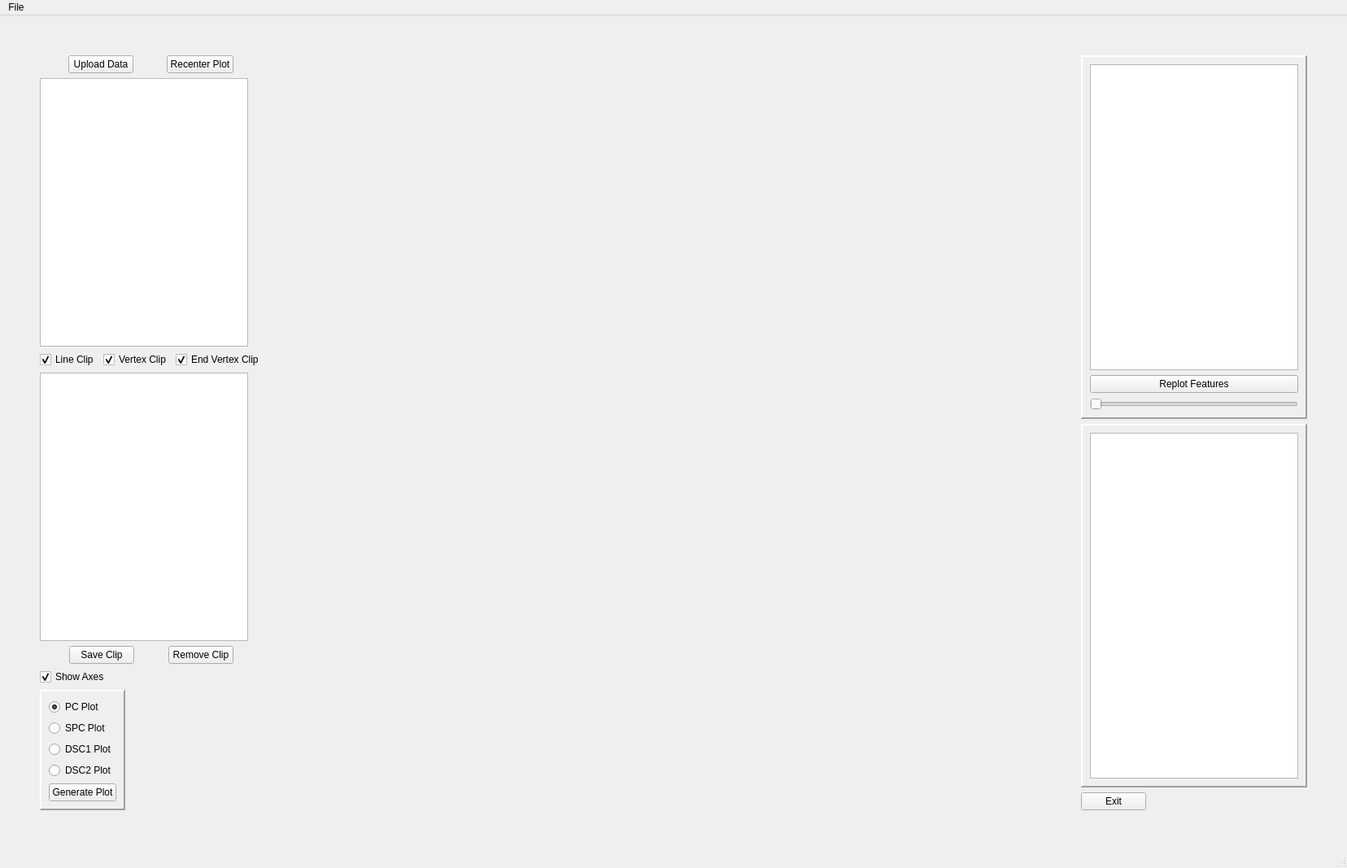
<?xml version="1.0" encoding="UTF-8"?>
<ui version="4.0">
 <class>MainWindow</class>
 <widget class="QMainWindow" name="MainWindow">
  <property name="geometry">
   <rect>
    <x>0</x>
    <y>0</y>
    <width>1656</width>
    <height>1067</height>
   </rect>
  </property>
  <property name="windowTitle">
   <string>Multi-dimensional Visualization in 2D V 0.01</string>
  </property>
  <widget class="QWidget" name="centralwidget">
   <layout class="QGridLayout" name="gridLayout">
    <item row="1" column="2">
     <spacer name="horizontalSpacer">
      <property name="orientation">
       <enum>Qt::Horizontal</enum>
      </property>
      <property name="sizeType">
       <enum>QSizePolicy::Fixed</enum>
      </property>
      <property name="sizeHint" stdset="0">
       <size>
        <width>40</width>
        <height>20</height>
       </size>
      </property>
     </spacer>
    </item>
    <item row="1" column="0">
     <spacer name="horizontalSpacer_2">
      <property name="orientation">
       <enum>Qt::Horizontal</enum>
      </property>
      <property name="sizeType">
       <enum>QSizePolicy::Fixed</enum>
      </property>
      <property name="sizeHint" stdset="0">
       <size>
        <width>40</width>
        <height>20</height>
       </size>
      </property>
     </spacer>
    </item>
    <item row="1" column="1">
     <layout class="QHBoxLayout" name="horizontalLayout_2">
      <item>
       <layout class="QVBoxLayout" name="verticalLayout_4">
        <item>
         <layout class="QHBoxLayout" name="horizontalLayout_5">
          <item>
           <widget class="QPushButton" name="uploadButton">
            <property name="sizePolicy">
             <sizepolicy hsizetype="Fixed" vsizetype="Fixed">
              <horstretch>0</horstretch>
              <verstretch>0</verstretch>
             </sizepolicy>
            </property>
            <property name="text">
             <string>Upload Data</string>
            </property>
           </widget>
          </item>
          <item>
           <widget class="QPushButton" name="recenterButton">
            <property name="sizePolicy">
             <sizepolicy hsizetype="Fixed" vsizetype="Fixed">
              <horstretch>0</horstretch>
              <verstretch>0</verstretch>
             </sizepolicy>
            </property>
            <property name="text">
             <string>Recenter Plot</string>
            </property>
           </widget>
          </item>
         </layout>
        </item>
        <item>
         <widget class="QTextBrowser" name="datasetInfoBrowser">
          <property name="sizePolicy">
           <sizepolicy hsizetype="Fixed" vsizetype="Expanding">
            <horstretch>0</horstretch>
            <verstretch>0</verstretch>
           </sizepolicy>
          </property>
         </widget>
        </item>
        <item>
         <layout class="QHBoxLayout" name="horizontalLayout_4">
          <item>
           <widget class="QCheckBox" name="lineButton">
            <property name="text">
             <string>Line Clip</string>
            </property>
            <property name="checked">
             <bool>true</bool>
            </property>
            <property name="tristate">
             <bool>false</bool>
            </property>
           </widget>
          </item>
          <item>
           <widget class="QCheckBox" name="vertexButton">
            <property name="text">
             <string>Vertex Clip</string>
            </property>
            <property name="checked">
             <bool>true</bool>
            </property>
           </widget>
          </item>
          <item>
           <widget class="QCheckBox" name="checkBox">
            <property name="text">
             <string>End Vertex Clip</string>
            </property>
            <property name="checked">
             <bool>true</bool>
            </property>
            <property name="tristate">
             <bool>false</bool>
            </property>
           </widget>
          </item>
         </layout>
        </item>
        <item>
         <widget class="QTextBrowser" name="attributeBrowser">
          <property name="sizePolicy">
           <sizepolicy hsizetype="Fixed" vsizetype="Expanding">
            <horstretch>0</horstretch>
            <verstretch>0</verstretch>
           </sizepolicy>
          </property>
         </widget>
        </item>
        <item>
         <layout class="QHBoxLayout" name="horizontalLayout_3">
          <item>
           <widget class="QPushButton" name="testButton">
            <property name="sizePolicy">
             <sizepolicy hsizetype="Fixed" vsizetype="Fixed">
              <horstretch>0</horstretch>
              <verstretch>0</verstretch>
             </sizepolicy>
            </property>
            <property name="text">
             <string>Save Clip</string>
            </property>
           </widget>
          </item>
          <item>
           <widget class="QPushButton" name="removeClipButton">
            <property name="sizePolicy">
             <sizepolicy hsizetype="Fixed" vsizetype="Fixed">
              <horstretch>0</horstretch>
              <verstretch>0</verstretch>
             </sizepolicy>
            </property>
            <property name="text">
             <string>Remove Clip</string>
            </property>
           </widget>
          </item>
         </layout>
        </item>
        <item>
         <widget class="QCheckBox" name="axesCheck">
          <property name="text">
           <string>Show Axes</string>
          </property>
          <property name="checked">
           <bool>true</bool>
          </property>
         </widget>
        </item>
        <item>
         <widget class="QFrame" name="frame_3">
          <property name="sizePolicy">
           <sizepolicy hsizetype="Fixed" vsizetype="Preferred">
            <horstretch>0</horstretch>
            <verstretch>0</verstretch>
           </sizepolicy>
          </property>
          <property name="frameShape">
           <enum>QFrame::Panel</enum>
          </property>
          <property name="frameShadow">
           <enum>QFrame::Raised</enum>
          </property>
          <property name="lineWidth">
           <number>2</number>
          </property>
          <layout class="QVBoxLayout" name="verticalLayout_3">
           <item>
            <layout class="QVBoxLayout" name="verticalLayout_2">
             <item>
              <layout class="QVBoxLayout" name="verticalLayout">
               <item>
                <widget class="QRadioButton" name="pcCheck">
                 <property name="text">
                  <string>PC Plot</string>
                 </property>
                 <property name="checked">
                  <bool>true</bool>
                 </property>
                </widget>
               </item>
               <item>
                <widget class="QRadioButton" name="spcCheck">
                 <property name="text">
                  <string>SPC Plot</string>
                 </property>
                </widget>
               </item>
               <item>
                <widget class="QRadioButton" name="dsc1Check">
                 <property name="text">
                  <string>DSC1 Plot</string>
                 </property>
                </widget>
               </item>
               <item>
                <widget class="QRadioButton" name="dsc2Check">
                 <property name="text">
                  <string>DSC2 Plot</string>
                 </property>
                </widget>
               </item>
              </layout>
             </item>
             <item>
              <widget class="QPushButton" name="makePlotButton">
               <property name="text">
                <string>Generate Plot</string>
               </property>
              </widget>
             </item>
            </layout>
           </item>
          </layout>
         </widget>
        </item>
       </layout>
      </item>
      <item>
       <layout class="QVBoxLayout" name="plotDisplay">
        <item>
         <widget class="QWidget" name="placeHolder" native="true">
          <property name="minimumSize">
           <size>
            <width>800</width>
            <height>0</height>
           </size>
          </property>
         </widget>
        </item>
       </layout>
      </item>
      <item>
       <layout class="QVBoxLayout" name="verticalLayout_10">
        <item>
         <widget class="QFrame" name="frame_2">
          <property name="sizePolicy">
           <sizepolicy hsizetype="Fixed" vsizetype="Preferred">
            <horstretch>0</horstretch>
            <verstretch>0</verstretch>
           </sizepolicy>
          </property>
          <property name="frameShape">
           <enum>QFrame::Panel</enum>
          </property>
          <property name="frameShadow">
           <enum>QFrame::Raised</enum>
          </property>
          <property name="lineWidth">
           <number>2</number>
          </property>
          <layout class="QVBoxLayout" name="verticalLayout_9">
           <item>
            <layout class="QVBoxLayout" name="verticalLayout_5">
             <item>
              <widget class="QTableWidget" name="tableWidget"/>
             </item>
             <item>
              <widget class="QPushButton" name="replotFeatureButton">
               <property name="text">
                <string>Replot Features</string>
               </property>
              </widget>
             </item>
             <item>
              <widget class="QSlider" name="horizontalSlider">
               <property name="sizePolicy">
                <sizepolicy hsizetype="Minimum" vsizetype="Fixed">
                 <horstretch>0</horstretch>
                 <verstretch>0</verstretch>
                </sizepolicy>
               </property>
               <property name="orientation">
                <enum>Qt::Horizontal</enum>
               </property>
              </widget>
             </item>
            </layout>
           </item>
          </layout>
         </widget>
        </item>
        <item>
         <widget class="QFrame" name="frame">
          <property name="sizePolicy">
           <sizepolicy hsizetype="Fixed" vsizetype="Preferred">
            <horstretch>0</horstretch>
            <verstretch>0</verstretch>
           </sizepolicy>
          </property>
          <property name="frameShape">
           <enum>QFrame::Panel</enum>
          </property>
          <property name="frameShadow">
           <enum>QFrame::Raised</enum>
          </property>
          <property name="lineWidth">
           <number>2</number>
          </property>
          <layout class="QVBoxLayout" name="verticalLayout_8">
           <item>
            <layout class="QVBoxLayout" name="verticalLayout_7">
             <item>
              <layout class="QHBoxLayout" name="horizontalLayout">
               <item>
                <widget class="QTableWidget" name="tableWidget_2"/>
               </item>
              </layout>
             </item>
            </layout>
           </item>
          </layout>
         </widget>
        </item>
        <item>
         <widget class="QPushButton" name="exitButton">
          <property name="sizePolicy">
           <sizepolicy hsizetype="Fixed" vsizetype="Fixed">
            <horstretch>0</horstretch>
            <verstretch>0</verstretch>
           </sizepolicy>
          </property>
          <property name="text">
           <string>Exit</string>
          </property>
         </widget>
        </item>
       </layout>
      </item>
     </layout>
    </item>
    <item row="2" column="1">
     <spacer name="verticalSpacer_2">
      <property name="orientation">
       <enum>Qt::Vertical</enum>
      </property>
      <property name="sizeType">
       <enum>QSizePolicy::Fixed</enum>
      </property>
      <property name="sizeHint" stdset="0">
       <size>
        <width>20</width>
        <height>40</height>
       </size>
      </property>
     </spacer>
    </item>
    <item row="0" column="1">
     <spacer name="verticalSpacer">
      <property name="orientation">
       <enum>Qt::Vertical</enum>
      </property>
      <property name="sizeType">
       <enum>QSizePolicy::Fixed</enum>
      </property>
      <property name="sizeHint" stdset="0">
       <size>
        <width>20</width>
        <height>40</height>
       </size>
      </property>
     </spacer>
    </item>
   </layout>
  </widget>
  <widget class="QMenuBar" name="menubar">
   <property name="geometry">
    <rect>
     <x>0</x>
     <y>0</y>
     <width>1656</width>
     <height>21</height>
    </rect>
   </property>
   <widget class="QMenu" name="menuFile">
    <property name="title">
     <string>File</string>
    </property>
    <addaction name="actionExit"/>
   </widget>
   <addaction name="menuFile"/>
  </widget>
  <widget class="QStatusBar" name="statusbar"/>
  <action name="actionExit">
   <property name="text">
    <string>Exit</string>
   </property>
  </action>
 </widget>
 <resources/>
 <connections/>
</ui>
